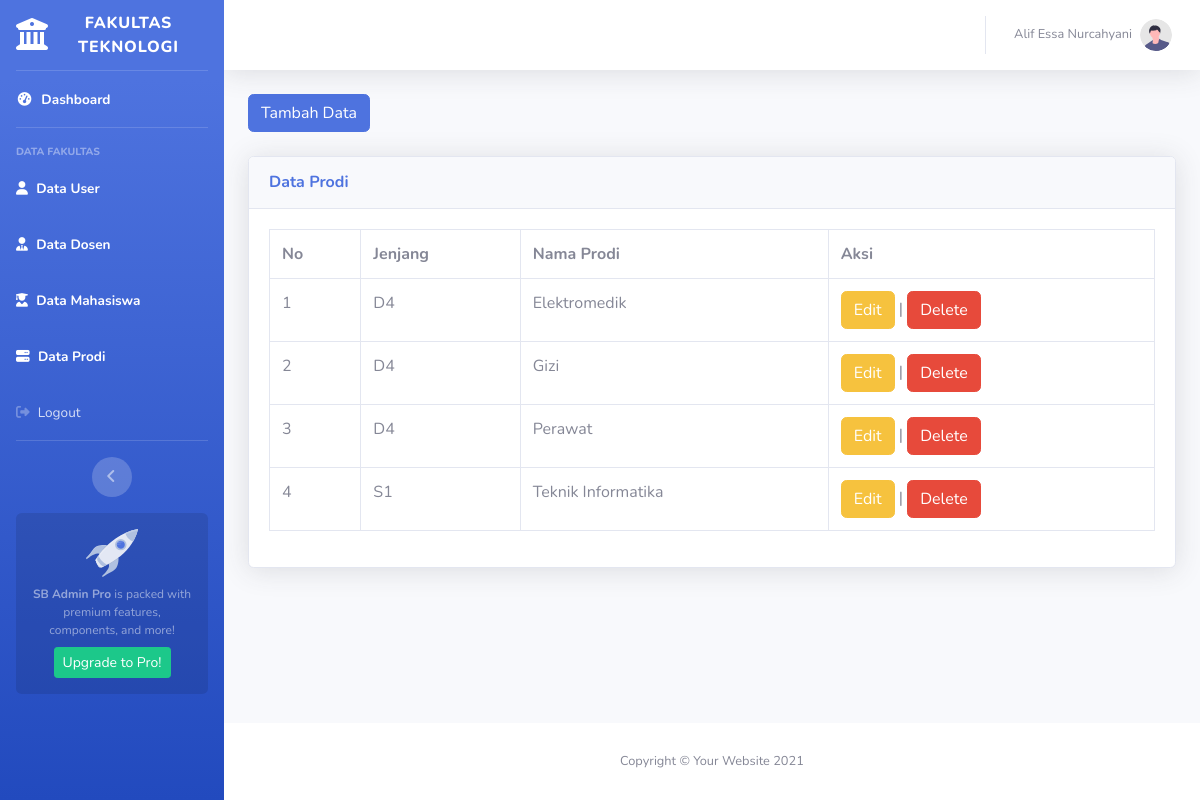
The page /index.php?url=prodi (signed in) on the database its author committed.
### tables this page shows
CREATE TABLE `prodi` (
  `id` int(11) NOT NULL,
  `nama_prodi` varchar(50) NOT NULL,
  `jenjang` varchar(4) NOT NULL
);

### prodi.php (the view, shortened to what this page needs)
<?php
include_once("config.php");
$result = mysqli_query($koneksi, "SELECT * FROM  prodi ORDER BY nama_prodi ASC");
?>
<html>
<head>
</head>
<body>
<a href="?url=tambah_prodi" class="btn btn-primary btn-icon-split">
        <span class="text">Tambah Data</span>
    </a><br><br>
 <div class="card shadow mb-4">
    <div class="card-header py-3">
        <h6 class="m-0 font-weight-bold text-primary">Data Prodi</h6>
    </div>
    <div class="card-body">
        <div class="table-responsive">
            <table class="table table-bordered" id="dataTable" width="100%" cellspacing="0">
    <tr>
        <th>No</th> <th>Jenjang</th> <th>Nama Prodi</th> <th>Aksi</th>
    </tr>
    <?php
    $i=1;
    while($user_data = mysqli_fetch_array($result)) {
        echo "<tr>";
        echo "<td>".$i."</td>";
        echo "<td>".$user_data['jenjang']."</td>";
        echo "<td>".$user_data['nama_prodi']."</td>";
        echo "<td><a href='?url=edit_prodi&id=$user_data[id]' class='btn btn-warning btn-icon-split'><span class='text'>Edit</span></a> | <a href='hapus_prodi.php?id=$user_data[id]' class='btn btn-danger btn-icon-split'><span class='text'>Delete</span></a></td></tr>";
        $i++;
    }
    ?>
</table>
</div>
</div>
</div>
</div>
</body>
</html>

### rows shown on the page
prodi: jenjang "D4", nama_prodi "Elektromedik"
prodi: jenjang "D4", nama_prodi "Gizi"
prodi: jenjang "D4", nama_prodi "Perawat"
prodi: jenjang "S1", nama_prodi "Teknik Informatika"

### other values the page prints
$_SESSION['nama'] "Alif Essa Nurcahyani"
